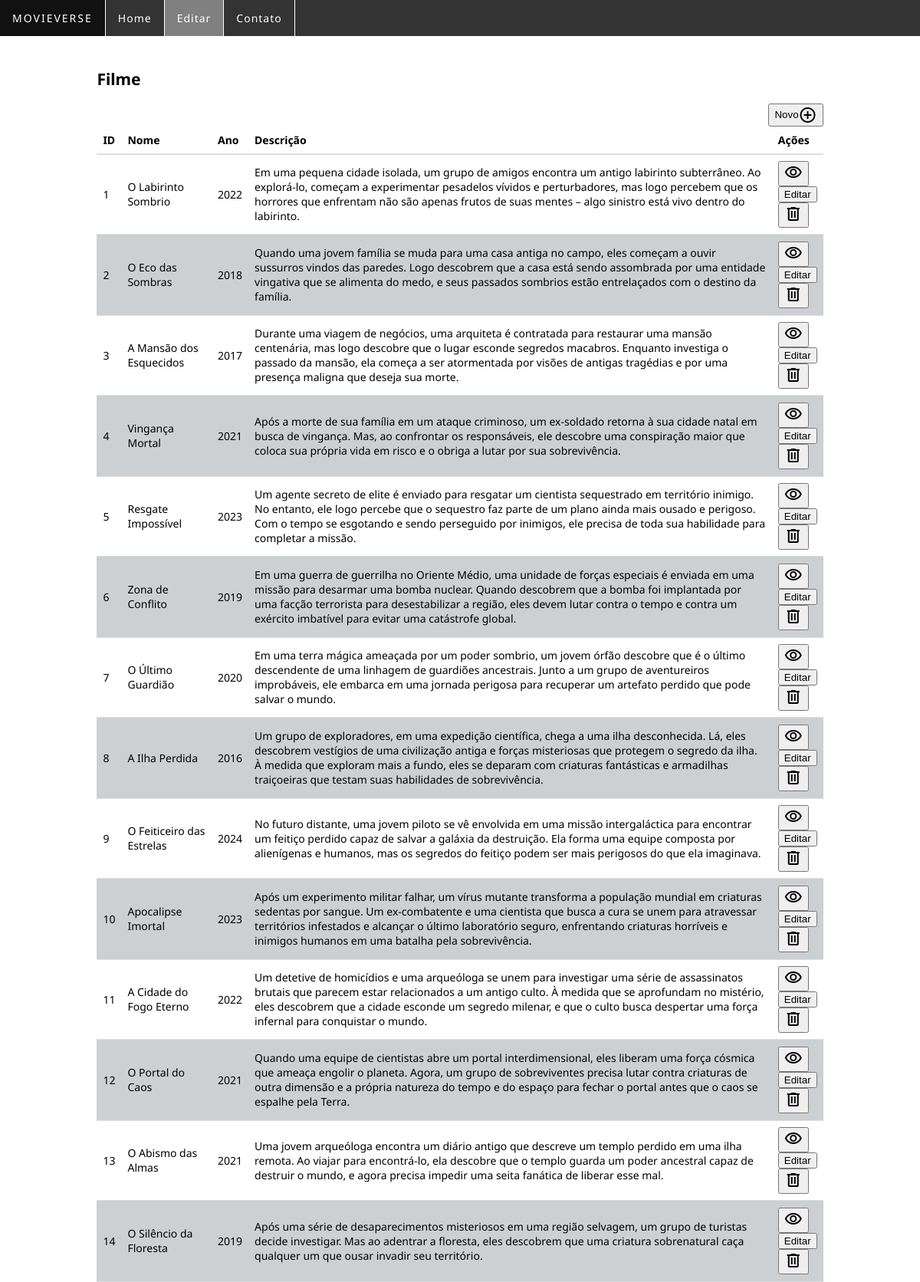
/app/view/filme/listar.php (upper part), run on the app's committed database.
### tables this page shows
create table filme(
	id int primary key auto_increment,
    nome varchar(255) not null,
    ano int,
    descricao text
);

### app/model/Filme.php (called while the page is built, shortened)
<?php
require_once __DIR__. "\..\config\database.php";
class Filme{
    private $tabela = 'filme';
    private $pdo;
    public function __construct(){
        global $pdo;
        $this->pdo = $pdo;
    }
    public function buscartodos(): array{
        $query = "SELECT * FROM $this->tabela";
        $stmt = $this->pdo->prepare($query);
        $stmt->execute();
        $stmt->setFetchMode(PDO::FETCH_CLASS, __CLASS__ );
        return $stmt->fetchall();
    }
}

### app/view/filme/listar.php (the view, shortened to what this page needs)
<?php
require_once __DIR__. "\..\..\model\Filme.php";
$filmeModel = new Filme();
$filmes = $filmeModel->buscartodos();
?>
<!DOCTYPE html>
<html lang="pt-br">
<head>
    <link rel="stylesheet" href="/catalogo-filme/public/css/style.css">
</head>
<body>
    <header>
        <div>
            <nav>
                <ul>
                    <li><a class="logo" href="">MovieVerse</a></li>
                    <li><a href="home.php">Home</a></li>
                    <li class="active"><a href="listar.php">Editar</a></li>
                    <li><a href="">Contato  </a></li>
                </ul>
            </nav>
        </div>
    </header>
<section class="container">
    <h2>Filme</h2>
    <div class="acao">
        <a href="cadastro.php">
            <button>Novo
                <span class="material-symbols-outlined">
                </span>
            </button>
        </a>
    </div>
    <table class="table">
        <thead>
            <th>ID</th>
            <th>Nome</th>
            <th>Ano</th>
            <th>Descrição</th>
            <th>Ações</th>
        </thead>
        <tbody>
                <?php
                foreach($filmes as $filme){ ?>
                <tr>
                    <td><?php echo $filme->id?></td>
                    <td><?php echo $filme->nome?></td>
                    <td><?php echo $filme->ano?></td>
                    <td><?php echo $filme->descricao?></td>
                    <td>
                        <form action="visualizar.php" method="GET">
                            <button title="detalhes">
                                <span class="mateial-symbols-outlined">
                                    <span class="material-symbols-outlined">
                                    </span>
                                </span>
                            </button>
                            <br>
                        </form>
                        <form action="editar.php">
                            <button title="editar">
                                <span>
                                    Editar
                                </span>
                            </button>
                        </form>
                        <form action="excluir.php" method="POST">
                            <button onclick="return confirm('Tem certeza que deseja excluir o filme?')">
                                <span class="mateial-symbols-outlined">
                                    <span class="material-symbols-outlined">
                                    </span>
                                </span>
                            </button>
                            <br>
                        </form>
                    </td>
                </tr>
                <?php  } ?>
        </tbody>
    </table>
</section>
</body>
</html>

### public/css/style.css (style rules this page uses)
:root { --cor-sucesso: #4caf50; --cor-erro: #ff4d4d; --cor-branco: #fff; --cor-cinza_claro: #cdd0d3; --cor-cinza: #cdd0d3b2; }
body { font-family: "Noto Sans", "sans-serif"; font-size: 14px; }
nav { display: flex; justify-content: space-around; align-items: center ; height: 8vh; }
ul { list-style-type: none; margin: 0; padding: 0; overflow: hidden; background-color: #333; position: fixed; top: 0; width: 100%; gap: 30px; letter-spacing: 1px; }
li { float:left; }
li a { display: block; color: white; text-align: center; padding: 14px 16px; text-decoration: none; border-right: 1px solid; }
.logo { text-transform: uppercase; letter-spacing: 2px; }
.active { background-color: gray; }
.container { width: 80%; margin: 0 auto; }

### data on the page
filme: id "1", nome "O Labirinto Sombrio", ano "2022", descricao "Em uma pequena cidade isolada, um grupo de amigos encontra um antigo labirinto subterrâneo. Ao explorá-lo, começam a experimentar pesadelos vívidos e perturbadores, mas logo percebem que os horrores que enfrentam não são apenas frutos de suas mentes – algo sinistro está vivo dentro do labirinto."
filme: id "2", nome "O Eco das Sombras", ano "2018", descricao "Quando uma jovem família se muda para uma casa antiga no campo, eles começam a ouvir sussurros vindos das paredes. Logo descobrem que a casa está sendo assombrada por uma entidade vingativa que se alimenta do medo, e seus passados sombrios estão entrelaçados com o destino da família."
filme: id "3", nome "A Mansão dos Esquecidos", ano "2017", descricao "Durante uma viagem de negócios, uma arquiteta é contratada para restaurar uma mansão centenária, mas logo descobre que o lugar esconde segredos macabros. Enquanto investiga o passado da mansão, ela começa a ser atormentada por visões de antigas tragédias e por uma presença maligna que deseja sua morte."
filme: id "4", nome "Vingança Mortal", ano "2021", descricao "Após a morte de sua família em um ataque criminoso, um ex-soldado retorna à sua cidade natal em busca de vingança. Mas, ao confrontar os responsáveis, ele descobre uma conspiração maior que coloca sua própria vida em risco e o obriga a lutar por sua sobrevivência."
filme: id "5", nome "Resgate Impossível", ano "2023", descricao "Um agente secreto de elite é enviado para resgatar um cientista sequestrado em território inimigo. No entanto, ele logo percebe que o sequestro faz parte de um plano ainda mais ousado e perigoso. Com o tempo se esgotando e sendo perseguido por inimigos, ele precisa de toda sua habilidade para completar a missão."
filme: id "6", nome "Zona de Conflito", ano "2019", descricao "Em uma guerra de guerrilha no Oriente Médio, uma unidade de forças especiais é enviada em uma missão para desarmar uma bomba nuclear. Quando descobrem que a bomba foi implantada por uma facção terrorista para desestabilizar a região, eles devem lutar contra o tempo e contra um exército imbatível para evitar uma catástrofe global."
filme: id "7", nome "O Último Guardião", ano "2020", descricao "Em uma terra mágica ameaçada por um poder sombrio, um jovem órfão descobre que é o último descendente de uma linhagem de guardiões ancestrais. Junto a um grupo de aventureiros improbáveis, ele embarca em uma jornada perigosa para recuperar um artefato perdido que pode salvar o mundo."
filme: id "8", nome "A Ilha Perdida", ano "2016", descricao "Um grupo de exploradores, em uma expedição científica, chega a uma ilha desconhecida. Lá, eles descobrem vestígios de uma civilização antiga e forças misteriosas que protegem o segredo da ilha. À medida que exploram mais a fundo, eles se deparam com criaturas fantásticas e armadilhas traiçoeiras que testam suas habilidades de sobrevivência."
filme: id "9", nome "O Feiticeiro das Estrelas", ano "2024", descricao "No futuro distante, uma jovem piloto se vê envolvida em uma missão intergaláctica para encontrar um feitiço perdido capaz de salvar a galáxia da destruição. Ela forma uma equipe composta por alienígenas e humanos, mas os segredos do feitiço podem ser mais perigosos do que ela imaginava."
filme: id "10", nome "Apocalipse Imortal", ano "2023", descricao "Após um experimento militar falhar, um vírus mutante transforma a população mundial em criaturas sedentas por sangue. Um ex-combatente e uma cientista que busca a cura se unem para atravessar territórios infestados e alcançar o último laboratório seguro, enfrentando criaturas horríveis e inimigos humanos em uma batalha pela sobrevivência."
filme: id "11", nome "A Cidade do Fogo Eterno", ano "2022", descricao "Um detetive de homicídios e uma arqueóloga se unem para investigar uma série de assassinatos brutais que parecem estar relacionados a um antigo culto. À medida que se aprofundam no mistério, eles descobrem que a cidade esconde um segredo milenar, e que o culto busca despertar uma força infernal para conquistar o mundo."
filme: id "12", nome "O Portal do Caos", ano "2021", descricao "Quando uma equipe de cientistas abre um portal interdimensional, eles liberam uma força cósmica que ameaça engolir o planeta. Agora, um grupo de sobreviventes precisa lutar contra criaturas de outra dimensão e a própria natureza do tempo e do espaço para fechar o portal antes que o caos se espalhe pela Terra."
filme: id "13", nome "O Abismo das Almas", ano "2021", descricao "Uma jovem arqueóloga encontra um diário antigo que descreve um templo perdido em uma ilha remota. Ao viajar para encontrá-lo, ela descobre que o templo guarda um poder ancestral capaz de destruir o mundo, e agora precisa impedir uma seita fanática de liberar esse mal."
filme: id "14", nome "O Silêncio da Floresta", ano "2019", descricao "Após uma série de desaparecimentos misteriosos em uma região selvagem, um grupo de turistas decide investigar. Mas ao adentrar a floresta, eles descobrem que uma criatura sobrenatural caça qualquer um que ousar invadir seu território."
